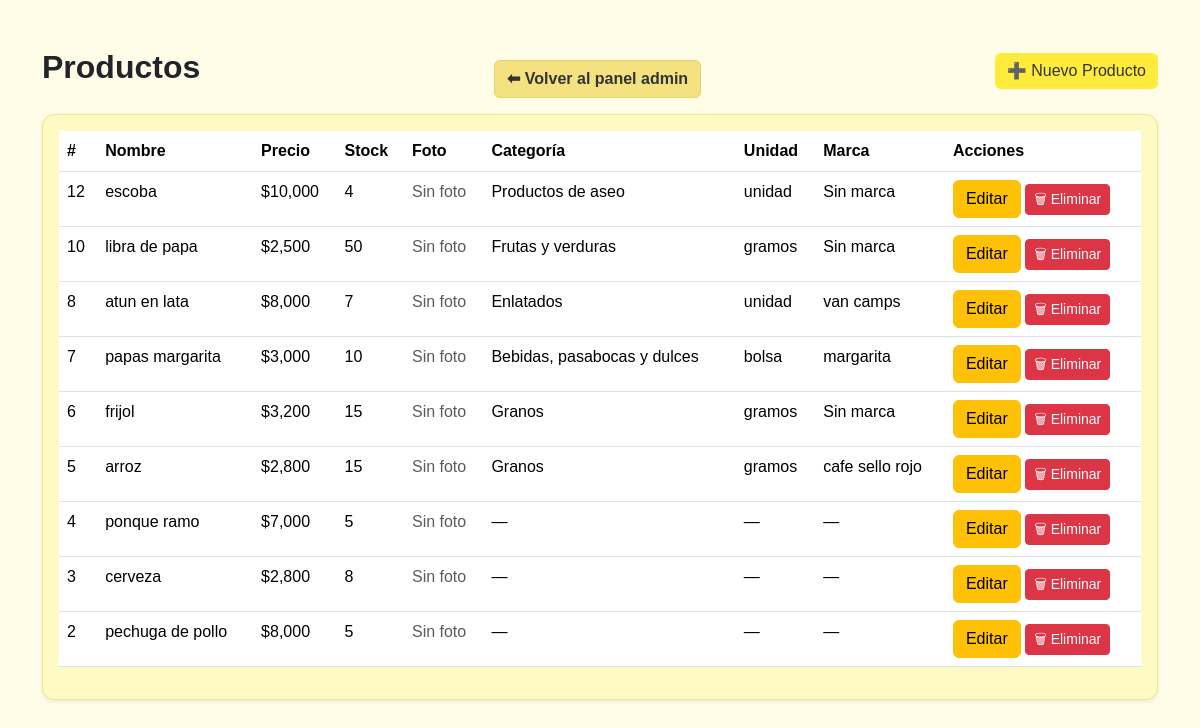
/tienda_la_ventanita-mvc/index.php?action=productos (signed in), run on the app's committed database.
### tables this page shows
CREATE TABLE `productos` (
  `idProducto` int(11) NOT NULL,
  `nombre` varchar(20) DEFAULT NULL,
  `preUnitario` int(11) DEFAULT NULL,
  `stock` int(11) DEFAULT NULL,
  `foto` varchar(255) DEFAULT NULL,
  `idCategoria` int(11) DEFAULT NULL,
  `idUnidad_medida` int(11) DEFAULT NULL,
  `idMarca` int(11) DEFAULT NULL,
  `destacado` tinyint(1) DEFAULT 0
);

CREATE TABLE `categorias` (
  `idCategoria` int(11) NOT NULL,
  `nombre` varchar(30) DEFAULT NULL
);

CREATE TABLE `unidad_medida` (
  `idUnidad` int(11) NOT NULL,
  `nombre` varchar(20) DEFAULT NULL
);

CREATE TABLE `marcas` (
  `idMarca` int(11) NOT NULL,
  `nombre` varchar(30) DEFAULT NULL
);

### tienda_la_ventanita-mvc/Controllers/ProductoController.php (called while the page is built, shortened)
<?php
require_once './Model/ProductoModel.php';
class ProductoController
{
    private $model;
    public function __construct()
    {
        $db = (new Database())->getConnection();
        $this->model = new ProductoModel($db);
    }
    public function listarProductos()
    {
        $productos = $this->model->listar();
        include './Views/Productos/listar.php';
    }
    public function destacados()
{
    return $this->model->obtenerDestacados();
}
}

### tienda_la_ventanita-mvc/Model/ProductoModel.php (called while the page is built, shortened)
<?php
class ProductoModel
{
    private $conn;
    public function __construct($db)
    {
        $this->conn = $db;
    }
    public function listar()
    {
        $query = "
            SELECT
                p.*,
                c.nombre AS categoria,
                u.nombre AS unidad,
                m.nombre AS marca
            FROM productos p
            LEFT JOIN categorias c ON p.idCategoria = c.idCategoria
            LEFT JOIN unidad_medida u ON p.idUnidad_medida = u.idUnidad
            LEFT JOIN marcas m ON p.idMarca = m.idMarca
            ORDER BY p.idProducto DESC
        ";
        $stmt = $this->conn->prepare($query);
        $stmt->execute();
        return $stmt->fetchAll(PDO::FETCH_ASSOC);
    }
public function obtenerDestacados()
{
    $sql = "
        SELECT
            p.*,
            c.nombre AS categoria,
            u.nombre AS unidad,
            m.nombre AS marca
        FROM productos p
        LEFT JOIN categorias c
            ON p.idCategoria = c.idCategoria
        LEFT JOIN unidad_medida u
            ON p.idUnidad_medida = u.idUnidad
        LEFT JOIN marcas m
            ON p.idMarca = m.idMarca
        WHERE p.destacado = 1
        ORDER BY p.idProducto DESC
        LIMIT 8
    ";
    $stmt = $this->conn->prepare($sql);
    $stmt->execute();
    return $stmt->fetchAll(PDO::FETCH_ASSOC);
}
}

### tienda_la_ventanita-mvc/Views/Productos/listar.php (the view, shortened to what this page needs)
<!DOCTYPE html>
<html lang="es">
<head>
<link href="https://cdn.jsdelivr.net/npm/bootstrap@5.3.3/dist/css/bootstrap.min.css" rel="stylesheet">
<link rel="stylesheet" href="Views/css/styles.css">
</head>
<body>
<div class="container mt-4">
    <div class="d-flex justify-content-between align-items-center mb-3">
        <h2 class="fw-bold">Productos</h2>
        <a href="index.php?action=dashboard"
            class="btn mt-3"
            style="background:#f3e27f; color:#333; font-weight:bold; border:1px solid #e5d469;">
             ⬅ Volver al panel admin
        </a>
        <a href="index.php?action=productoCrear" class="btn btn-custom">
            ➕ Nuevo Producto
        </a>
    </div>
    <div class="card card-custom p-3 shadow-sm">
        <table class="table table-hover">
            <thead>
                <tr>
                    <th>#</th>
                    <th>Nombre</th>
                    <th>Precio</th>
                    <th>Stock</th>
                    <th>Foto</th>
                    <th>Categoría</th>
                    <th>Unidad</th>
                    <th>Marca</th>
                    <th>Acciones</th>
                </tr>
            </thead>
            <tbody>
                <?php foreach ($productos as $p): ?>
                <tr>
                    <td><?= $p['idProducto'] ?></td>
                    <td><?= $p['nombre'] ?></td>
                    <td>$<?= number_format($p['preUnitario']) ?></td>
                    <td><?= $p['stock'] ?></td>
                    <td>
                        <?php if ($p['foto']): ?>
                            <img src="uploads/<?= $p['foto'] ?>" width="50">
                        <?php else: ?>
                            <span class="text-muted">Sin foto</span>
                        <?php endif; ?>
                    </td>
                    <td><?= htmlspecialchars($p['categoria'] ?? $p['idCategoria'] ?? '—') ?></td>
                    <td><?= htmlspecialchars($p['unidad'] ?? $p['idUnidad_medida'] ?? $p['idUnidad'] ?? '—') ?></td>
                    <td><?= htmlspecialchars($p['marca'] ?? $p['idMarca'] ?? '—') ?></td>
                    <td>
                        <a href="index.php?action=productoEditar&id=<?= $p['idProducto'] ?>" class="btn btn-warning">Editar</a>
                        <a href="index.php?action=productoEliminar&id=<?= $p['idProducto'] ?>" class="btn btn-danger btn-sm" onclick="return confirm('¿Eliminar producto?')">🗑 Eliminar</a>
                    </td>
                </tr>
                <?php endforeach; ?>
            </tbody>
        </table>
    </div>
</div>
</body>
</html>

### tienda_la_ventanita-mvc/index.php (shortened to what this page needs)
<?php
require_once __DIR__ . '/Controllers/ProductoController.php';
require_once __DIR__ . '/Controllers/ProductoController.php';
$productoController = new ProductoController();
$destacados = $productoController->destacados();
$productoController = new ProductoController();
$action = $_GET['action'] ?? 'home';
switch ($action) {
    case 'productos':
        $productoController->listarProductos();
        break;
}

### tienda_la_ventanita-mvc/Views/css/styles.css (style rules this page uses)
body { background: #FFF8ED; font-family: "Poppins", sans-serif; padding: 20px; }
body { background: #fffde7; }
.card-custom { background: #fff9c4; border-radius: 12px; border: 1px solid #f0e68c; }
.table thead { background: #fdd835; color: #333; }
.btn-custom { background: #ffeb3b; color: #333; border: none; }
.btn-custom { background: #ffeb3b; color: #333; }

### data on the page
productos: idProducto "12", nombre "escoba", preUnitario "10,000", stock "4", shows "Sin foto", idCategoria.nombre "Productos de aseo", idUnidad_medida.nombre "unidad", idMarca.nombre "Sin marca"
productos: idProducto "10", nombre "libra de papa", preUnitario "2,500", stock "50", shows "Sin foto", idCategoria.nombre "Frutas y verduras", idUnidad_medida.nombre "gramos", idMarca.nombre "Sin marca"
productos: idProducto "8", nombre "atun en lata", preUnitario "8,000", stock "7", shows "Sin foto", idCategoria.nombre "Enlatados", idUnidad_medida.nombre "unidad", idMarca.nombre "van camps"
productos: idProducto "7", nombre "papas margarita", preUnitario "3,000", stock "10", shows "Sin foto", idCategoria.nombre "Bebidas, pasabocas y dulces", idUnidad_medida.nombre "bolsa", idMarca.nombre "margarita"
productos: idProducto "6", nombre "frijol", preUnitario "3,200", stock "15", shows "Sin foto", idCategoria.nombre "Granos", idUnidad_medida.nombre "gramos", idMarca.nombre "Sin marca"
productos: idProducto "5", nombre "arroz", preUnitario "2,800", stock "15", shows "Sin foto", idCategoria.nombre "Granos", idUnidad_medida.nombre "gramos", idMarca.nombre "cafe sello rojo"
productos: idProducto "4", nombre "ponque ramo", preUnitario "7,000", stock "5", shows "Sin foto", categoria "—", unidad "—", marca "—"
productos: idProducto "3", nombre "cerveza", preUnitario "2,800", stock "8", shows "Sin foto", categoria "—", unidad "—", marca "—"
productos: idProducto "2", nombre "pechuga de pollo", preUnitario "8,000", stock "5", shows "Sin foto", categoria "—", unidad "—", marca "—"
